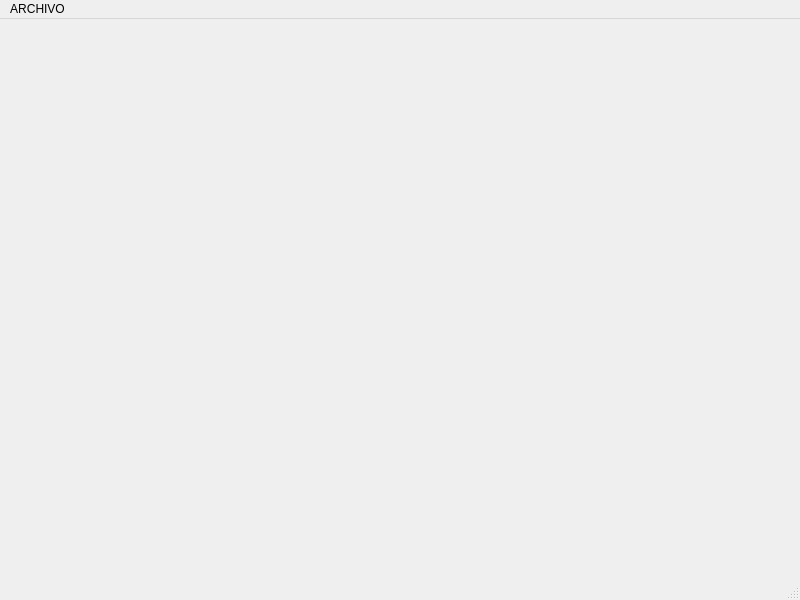
<?xml version="1.0" encoding="UTF-8"?>
<ui version="4.0">
 <class>MainWindow</class>
 <widget class="QMainWindow" name="MainWindow">
  <property name="geometry">
   <rect>
    <x>0</x>
    <y>0</y>
    <width>800</width>
    <height>600</height>
   </rect>
  </property>
  <property name="windowTitle">
   <string>MainWindow</string>
  </property>
  <widget class="QWidget" name="centralwidget"/>
  <widget class="QMenuBar" name="menubar">
   <property name="geometry">
    <rect>
     <x>0</x>
     <y>0</y>
     <width>800</width>
     <height>33</height>
    </rect>
   </property>
   <widget class="QMenu" name="menuARCHIVO">
    <property name="title">
     <string>ARCHIVO</string>
    </property>
    <addaction name="actionAbrir"/>
    <addaction name="actionGuardar"/>
    <addaction name="actionSalir"/>
   </widget>
   <addaction name="menuARCHIVO"/>
  </widget>
  <widget class="QStatusBar" name="statusbar"/>
  <action name="actionAbrir">
   <property name="text">
    <string>Abrir...</string>
   </property>
   <property name="statusTip">
    <string>Abrir un archivo </string>
   </property>
   <property name="shortcut">
    <string>Ctrl+O</string>
   </property>
   <property name="menuRole">
    <enum>QAction::MenuRole::NoRole</enum>
   </property>
  </action>
  <action name="actionGuardar">
   <property name="text">
    <string>Guardar</string>
   </property>
   <property name="statusTip">
    <string>Guardar el archivo</string>
   </property>
   <property name="shortcut">
    <string>Ctrl+S</string>
   </property>
   <property name="menuRole">
    <enum>QAction::MenuRole::NoRole</enum>
   </property>
  </action>
  <action name="actionSalir">
   <property name="text">
    <string>Salir</string>
   </property>
   <property name="statusTip">
    <string>Cerrar la aplicacion</string>
   </property>
   <property name="shortcut">
    <string>Ctrl+Q</string>
   </property>
   <property name="menuRole">
    <enum>QAction::MenuRole::NoRole</enum>
   </property>
  </action>
 </widget>
 <resources/>
 <connections/>
</ui>
